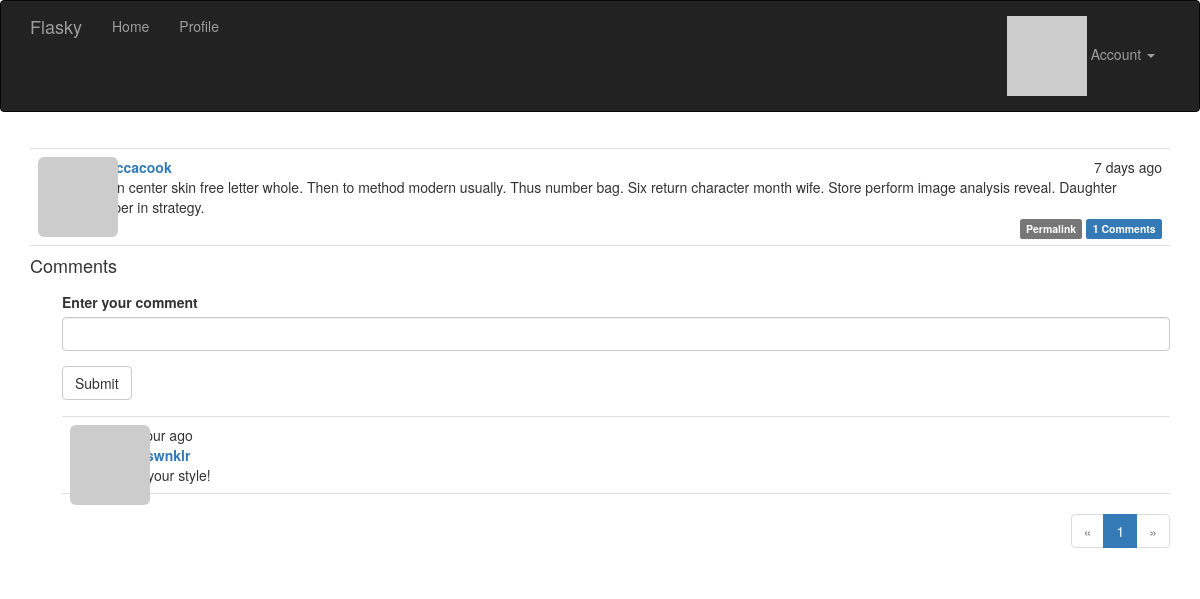
The page /post/29 (signed in) on the database its author committed.
### app/models.py (models this page shows, shortened)
class Post(db.Model):
    __tablename__ = 'posts'
    id = db.Column(db.Integer, primary_key=True)
    body = db.Column(db.Text)
    body_html = db.Column(db.Text)
    timestamp = db.Column(db.DateTime, index=True, default=datetime.utcnow)
    author_id = db.Column(db.Integer, db.ForeignKey('users.id'))
    comments = db.relationship('Comment', backref='post', lazy='dynamic')

class User(UserMixin, db.Model):
    __tablename__ = 'users'
    id = db.Column(db.Integer, primary_key=True)
    email = db.Column(db.String(64), unique=True, index=True)
    username = db.Column(db.String(64), unique=True, index=True)
    role_id = db.Column(db.Integer, db.ForeignKey('roles.id'))
    password_hash = db.Column(db.String(128))
    confirmed = db.Column(db.Boolean, default=False)
    name = db.Column(db.String(64))
    location = db.Column(db.String(64))
    about_me = db.Column(db.Text())
    member_since = db.Column(db.DateTime(), default=datetime.utcnow)
    last_seen = db.Column(db.DateTime(), default=datetime.utcnow)
    avatar_hash = db.Column(db.String(32))
    posts = db.relationship('Post', backref='author', lazy='dynamic')
    followed = db.relationship('Follow', foreign_keys=[Follow.follower_id],
                               backref=db.backref('follower', lazy='joined'),
                               lazy='dynamic',
                               cascade='all, delete-orphan')
    followers = db.relationship('Follow', foreign_keys=[Follow.followed_id],
                                backref=db.backref('followed', lazy='joined'),
                                lazy='dynamic',
                                cascade='all, delete-orphan')
    comments = db.relationship('Comment', backref='author', lazy='dynamic')
    @property
    def password(self):
        raise AttributeError('password is not a readable attribute')
    def can(self, perm):
        return self.role is not None and self.role.has_permission(perm)
    def is_administrator(self):
        return self.can(Permission.ADMIN)
    def ping(self):
        self.last_seen = datetime.utcnow()
        db.session.add(self)
    def gravatar_hash(self):
        return hashlib.md5(self.email.lower().encode('utf-8')).hexdigest()
    def gravatar(self, size=100, default='identicon', rating='g'):
        url = 'https://secure.gravatar.com/avatar'
        hash = self.avatar_hash or self.gravatar_hash()
        return '{url}/{hash}?s={size}&d={default}&r={rating}'.format(
            url=url, hash=hash, size=size, default=default, rating=rating)

class Comment(db.Model):
    __tablename__ = 'comments'
    id = db.Column(db.Integer, primary_key=True)
    body = db.Column(db.Text)
    body_html = db.Column(db.Text)
    timestamp = db.Column(db.DateTime, index=True, default=datetime.utcnow)
    disabled = db.Column(db.Boolean)
    author_id = db.Column(db.Integer, db.ForeignKey('users.id'))
    post_id = db.Column(db.Integer, db.ForeignKey('posts.id'))

### app/main/views.py (the view)
@main.route('/post/<int:id>', methods=['GET', 'POST'])
def post(id):
    post = Post.query.get_or_404(id)
    form = CommentForm()
    if form.validate_on_submit():
        comment = Comment(body=form.body.data, post=post, author=current_user._get_current_object())
        db.session.add(comment)
        db.session.commit()
        flash('Your comment has been published.')
        return redirect(url_for('.post', id=post.id, page=-1))
    page = request.args.get('page', 1, type=int)
    if page == -1:
        page = (post.comments.count() - 1) // \
            current_app.config['FLASKY_COMMENTS_PER_PAGE'] + 1
    pagination = post.comments.order_by(Comment.timestamp.asc()).paginate(page=page,
                                                                         per_page=current_app.config['FLASKY_COMMENTS_PER_PAGE'],
                                                                          error_out=False)
    comments = pagination.items
    return render_template('post.html', posts=[post], form=form, comments=comments, pagination=pagination)

### app/main/forms.py
class CommentForm(FlaskForm):
    body = StringField('Enter your comment', validators=[DataRequired()])
    submit = SubmitField('Submit')

### app/auth/views.py (called while the page is built)
@auth.before_app_request
def before_request():
    if current_user.is_authenticated:
        current_user.ping()
        if not current_user.confirmed \
                and request.endpoint \
                and request.blueprint != 'auth' \
                and request.endpoint != 'static':
            return redirect(url_for('auth.unconfirmed'))

### app/main/__init__.py (called while the page is built)
@main.app_context_processor
def inject_permissions():
    return dict(Permission=Permission)

### app/models.py (called while the page is built)
@login_manager.user_loader
def load_user(user_id):
    return User.query.get(int(user_id))

    def has_permission(self, perm):
        return self.permissions & perm == perm

### app/templates/post.html (shortened to what this page needs)
{% extends 'base.html' %}
{% import 'bootstrap/wtf.html' as wtf %}
{% import '_macros.html' as macros %}
{% block page_content %}
{% include '_posts.html' %}
<h4 id="comments">Comments</h4>
{% if current_user.can(Permission.COMMENT) %}
<div class="comment-form">
    {{ wtf.quick_form(form) }}
</div>
{% endif %}
{% include '_comments.html' %}
{% if pagination %}
<div class="pagination">
    {{ macros.pagination_widget(pagination, '.post', fragment='#comments', id=posts[0].id) }}
</div>
{% endif %}
{% endblock %}

### app/templates/_posts.html (shortened to what this page needs)
<ul class="posts">
    {% for post in posts %}
    <li class="post">
        <div class="post-thumbnail">
            <a href="{{ url_for('.user', username=post.author.username) }}">
                <img class="img-rounded profile-thumbnail" src="{{ post.author.gravatar(size=40) }}">
            </a>
        </div>
        <div class="post-content">
            <div class="post-date">{{ moment(post.timestamp).fromNow() }}</div>
            <div class="post-author"><a href="{{ url_for('.user', username=post.author.username) }}">{{ post.author.username }}</a></div>
            <div class="post-body">
                {% if post.body_html %}
                    {{ post.body_html | safe }}
                {% else %}
                    {{ post.body }}
                {% endif %}
            </div>
            <div class="post-footer">
                <a href="{{ url_for('.post', id=post.id) }}">
                    <span class="label label-default">Permalink</span>
                </a>
                <a href="{{ url_for('.post', id=post.id)}}#comments">
                    <span class="label label-primary">{{ post.comments.count() }} Comments</span>
                </a>
            </div>
        </div>
    </li>
    {% endfor %}
</ul>

### app/templates/_comments.html (shortened to what this page needs)
<ul class="comments">
    {% for comment in comments %}
    <li class="comment">
        <div class="comment-thumbnail">
            <a href="{{ url_for('.user', username=comment.author.username) }}">
                <img class="img-rounded profile-thumbnail" src="{{ comment.author.gravatar(size=40) }}">
            </a>
        </div>
        <div class="comment-content">
            <div class="comment-data">{{ moment(comment.timestamp).fromNow() }}</div>
            <div class="comment-author"><a href="{{ url_for('.user', username=comment.author.username) }}"> {{ comment.author.username }}</a></div>
            <div class="comment-body">
                {% if moderate or not comment.disabled %}
                    {% if comment.body_html %}
                        {{ comment.body_html | safe }}
                    {% else %}
                        {{ comment.body }}
                    {% endif %}
                {% endif %}
            </div>
        </div>
    </li>
    {% endfor %}
</ul>

### app/static/styles.css (style rules this page uses)
.profile-thumbnail { position: absolute; }
ul.posts { list-style-type: none; padding: 0px; margin: 16px 0px 0px 0px; border-top: 1px solid #e0e0e0; }
ul.posts li.post { padding: 8px; border-bottom: 1px solid #e0e0e0; }
div.post-date { float: right; }
div.post-author { font-weight: bold; }
div.post-thumbnail { position: absolute; }
div.post-content { margin-left: 48px; min-height: 48px; }
div.post-footer { text-align: right; }
ul.comments { list-style-type: none; padding: 0px; margin: 16px 0px 0px 0px; }
ul.comments li.comment { margin-left: 32px; padding: 8px; border-bottom: 1px solid #e0e0e0; }
ul.comments li.comment:nth-child(1) { border-top: 1px solid #e0e0e0; }
div.comment-author { font-weight: bold; }
div.comment-thumbnail { position: absolute; }
div.comment-content { margin-left: 48px; min-height: 48px; }
div.comment-form { margin: 16px 0px 16px 32px; }
div.pagination { width: 100%; text-align: right; padding: 0px; margin: 0px; }

### rows shown on the page
Post: timestamp "7 days ago", author.username "rebeccacook", body "Green center skin free letter whole. Then to method modern usually. Thus number bag. Six return character month wife. Store perform image analysis reveal. Daughter number in strategy.", comments.count "1"
Comment: timestamp "an hour ago", author.username "lucaswnklr", body_html "Like your style!"

### other values the page prints
{{ p }} "1"
